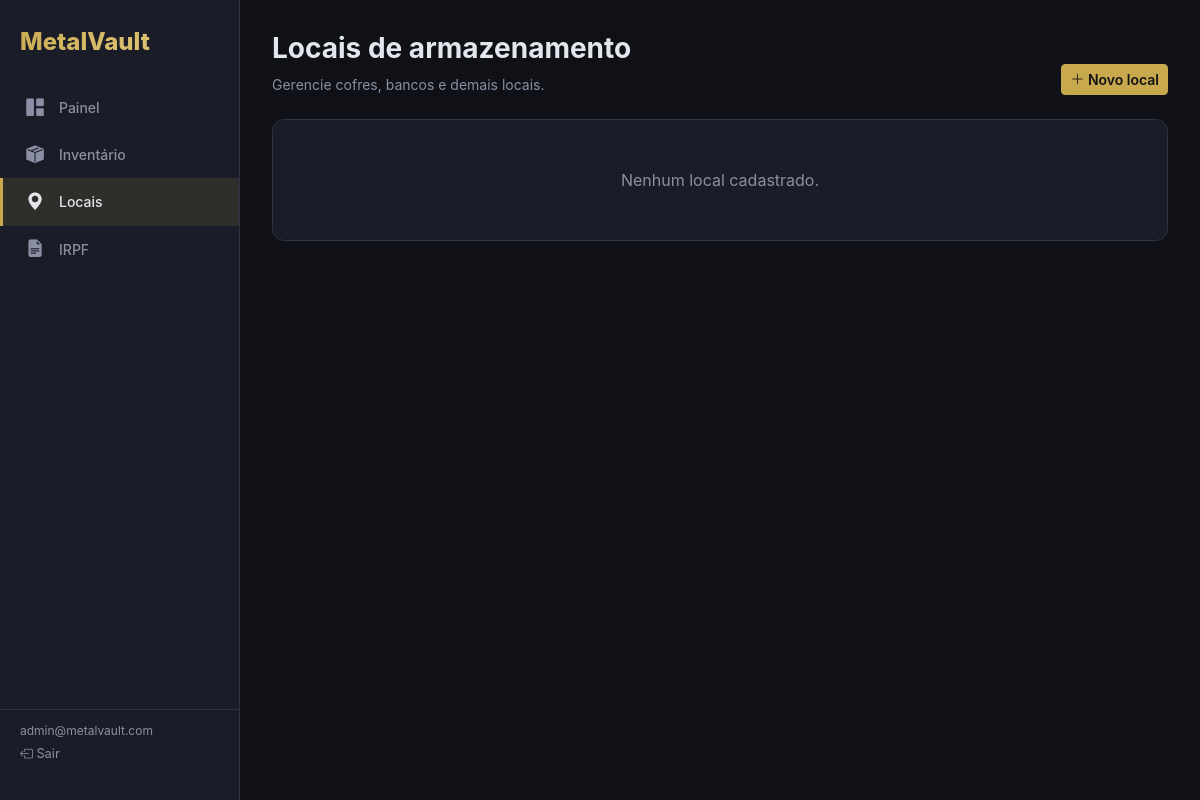
Before: /locations/ (signed in) with the older database file.
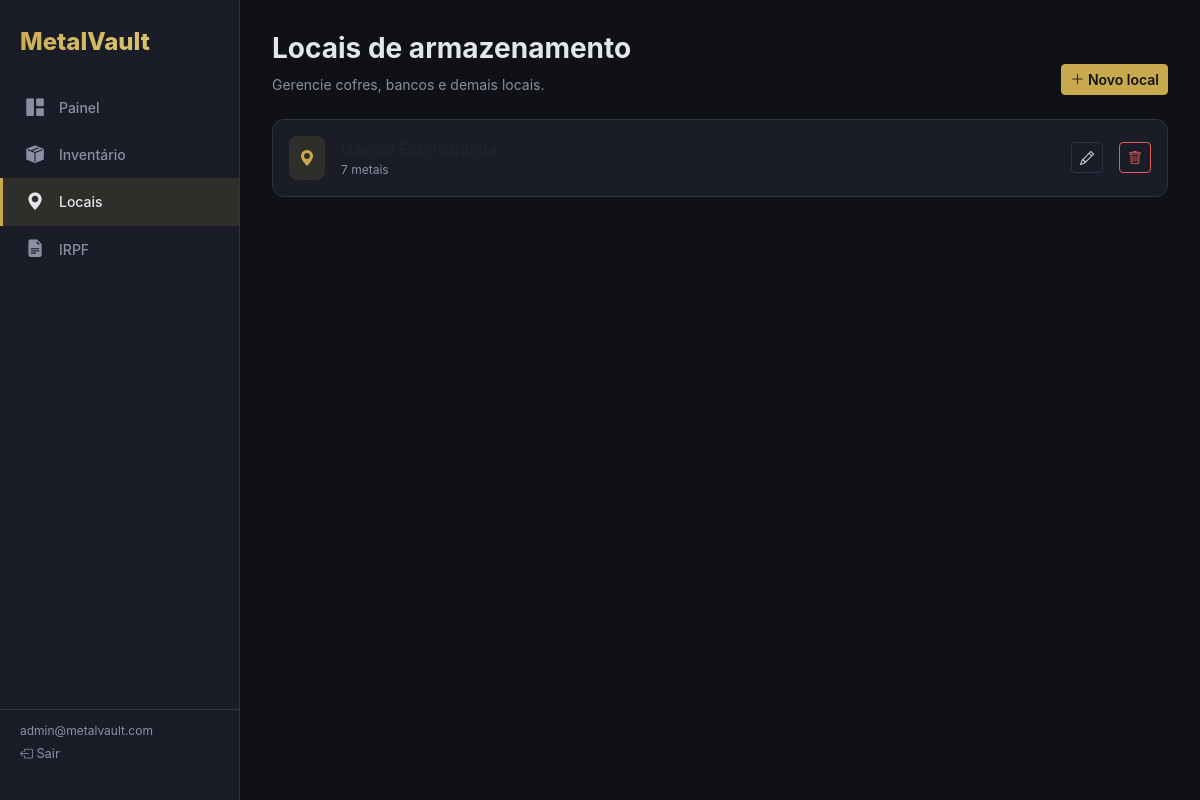
After: the same page with the newer database file.
### core/models.py (models this page shows, shortened)
class Location(models.Model):
    id = models.UUIDField(primary_key=True, default=uuid.uuid4, editable=False)
    user = models.ForeignKey(User, on_delete=models.CASCADE, related_name="locations")
    name = models.CharField("Nome", max_length=200)
    description = models.TextField("Descrição", blank=True, default="")
    created_at = models.DateTimeField(auto_now_add=True)
    class Meta:
        ordering = ["name"]

### core/views.py (the view)
# urls.py: path("locations/", views.locations, name="locations"),
@login_required
def locations(request):
    locs = Location.objects.filter(user=request.user).annotate(
        metal_count_val=Count("metals"),
    )
    return render(request, "core/locations.html", {"locations": locs})

### core/templates/core/locations.html (shortened to what this page needs)
{% extends "core/base.html" %}
{% block content %}
<div class="d-flex flex-wrap align-items-end justify-content-between gap-3 mb-4">
  <div>
    <h1 class="fw-bold" style="font-size:1.75rem;">Locais de armazenamento</h1>
    <p class="text-muted-mv mb-0" style="font-size:.875rem;">Gerencie cofres, bancos e demais locais.</p>
  </div>
  <a href="{% url 'location_create' %}" class="btn btn-primary btn-sm"><i class="bi bi-plus-lg"></i> Novo local</a>
</div>
<div class="card">
  <div class="card-body p-0">
    {% if locations %}
    <ul class="list-unstyled mb-0">
      {% for loc in locations %}
      <li class="d-flex align-items-center gap-3 p-3 {% if not forloop.last %}border-bottom border-mv{% endif %}">
        <div class="stat-icon"><i class="bi bi-geo-alt-fill"></i></div>
        <div class="flex-grow-1">
          <div class="fw-medium">{{ loc.name }}</div>
          <div class="text-muted-mv" style="font-size:.75rem;">{{ loc.metal_count_val }} {{ loc.metal_count_val|pluralize:"metal,metais" }}</div>
        </div>
        <a href="{% url 'location_edit' loc.pk %}" class="btn btn-outline-secondary btn-sm"><i class="bi bi-pencil"></i></a>
        <form method="post" action="{% url 'location_delete' loc.pk %}" class="d-inline" onsubmit="return confirm('Remover este local?')">{% csrf_token %}<button class="btn btn-outline-danger btn-sm"><i class="bi bi-trash"></i></button></form>
      </li>
      {% endfor %}
    </ul>
    {% else %}
    <div class="text-center py-5 text-muted-mv">Nenhum local cadastrado.</div>
    {% endif %}
  </div>
</div>
{% endblock %}

### core/templates/core/base.html (shortened to what this page needs)
{% load static metal_tags %}
<!DOCTYPE html>
<html lang="pt-BR" data-theme="dark">
<head>
  <link href="https://cdn.jsdelivr.net/npm/bootstrap@5.3.3/dist/css/bootstrap.min.css" rel="stylesheet">
  <link href="https://cdn.jsdelivr.net/npm/bootstrap-icons@1.11.3/font/bootstrap-icons.min.css" rel="stylesheet">
</head>
<body>
  {% if user.is_authenticated %}
  <aside class="sidebar">
    <div class="brand">MetalVault</div>
    <nav>
      <a href="{% url 'dashboard' %}" class="{% if request.resolver_match.url_name == 'dashboard' %}active{% endif %}">
        <i class="bi bi-grid-1x2-fill"></i> Painel
      </a>
      <a href="{% url 'inventory' %}" class="{% if 'inventory' in request.resolver_match.url_name or 'metal' in request.resolver_match.url_name %}active{% endif %}">
        <i class="bi bi-box-seam-fill"></i> Inventário
      </a>
      <a href="{% url 'locations' %}" class="{% if 'location' in request.resolver_match.url_name %}active{% endif %}">
        <i class="bi bi-geo-alt-fill"></i> Locais
      </a>
      <a href="{% url 'irpf_report' %}" class="{% if 'irpf' in request.resolver_match.url_name %}active{% endif %}">
        <i class="bi bi-file-earmark-text-fill"></i> IRPF
      </a>
    </nav>
    <div class="sidebar-footer">
      <div class="text-muted-mv" style="font-size:.75rem;">{{ user.email }}</div>
      <a href="{% url 'logout' %}"><i class="bi bi-box-arrow-left"></i> Sair</a>
    </div>
  </aside>
  {% endif %}
  <div class="{% if user.is_authenticated %}main-content{% endif %}">
    {% block content %}{% endblock %}
  </div>
</body>
</html>

### core/templates/core/base.html (style rules this page uses)
:root { --mv-bg: #0f1117; --mv-surface: #1a1d27; --mv-surface2: #232733; --mv-border: #2e3345; --mv-text: #e4e6ed; --mv-muted: #8b8fa3; --mv-primary: #c9a94e; --mv-primary-soft: rgba(201,169,78,.12); --mv-danger: #e55b5b; --mv-success: #4ade80; }
* { box-sizing: border-box; }
body { background: var(--mv-bg); color: var(--mv-text); font-family: -apple-system, BlinkMacSystemFont, "Segoe UI", Roboto, sans-serif; }
a { color: var(--mv-primary); text-decoration: none; }
.sidebar { position: fixed; left: 0; top: 0; bottom: 0; width: 240px; background: var(--mv-surface); border-right: 1px solid var(--mv-border); padding: 1.5rem 0; z-index: 100; display: flex; flex-direction: column; }
.sidebar .brand { padding: 0 1.25rem 1.5rem; font-size: 1.5rem; font-weight: 800; background: linear-gradient(135deg, var(--mv-primary), #e8d48b); -webkit-background-clip: text; -webkit-text-fill-color: transparent; }
.sidebar nav { flex: 1; }
.sidebar nav a { display: flex; align-items: center; gap: .75rem; padding: .65rem 1.25rem; color: var(--mv-muted); font-size: .875rem; font-weight: 500; transition: all .15s; border-left: 3px solid transparent; }
.sidebar nav a:hover, .sidebar nav a.active { color: var(--mv-text); background: var(--mv-primary-soft); border-left-color: var(--mv-primary); }
.sidebar nav a i { font-size: 1.1rem; width: 1.5rem; text-align: center; }
.sidebar .sidebar-footer { padding: .75rem 1.25rem; border-top: 1px solid var(--mv-border); }
.sidebar .sidebar-footer a { color: var(--mv-muted); font-size: .8rem; }
.main-content { margin-left: 240px; padding: 2rem; min-height: 100vh; }
.card { background: var(--mv-surface); border: 1px solid var(--mv-border); border-radius: .75rem; }
.stat-icon { background: var(--mv-primary-soft); border-radius: .5rem; padding: .625rem; color: var(--mv-primary); }
.btn-primary { background: var(--mv-primary); border-color: var(--mv-primary); color: #111; font-weight: 600; }
.btn-outline-secondary { border-color: var(--mv-border); color: var(--mv-text); }
.btn-outline-danger { border-color: var(--mv-danger); color: var(--mv-danger); }
.text-muted-mv { color: var(--mv-muted) !important; }

Changed rows visible on the page:
added Location: metal_count_val "7"
Other visible differences:
text no longer shown: "Nenhum local cadastrado."
